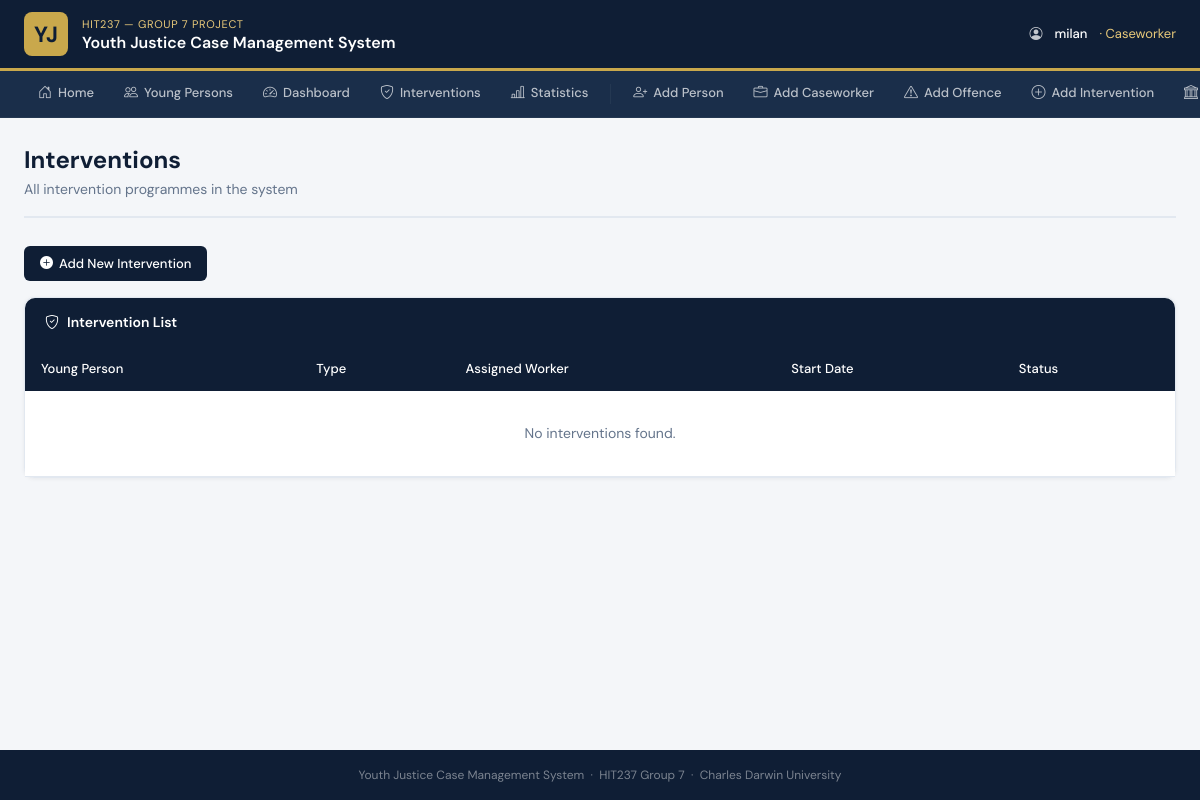
The app's page /intervention/ (signed in), older data.
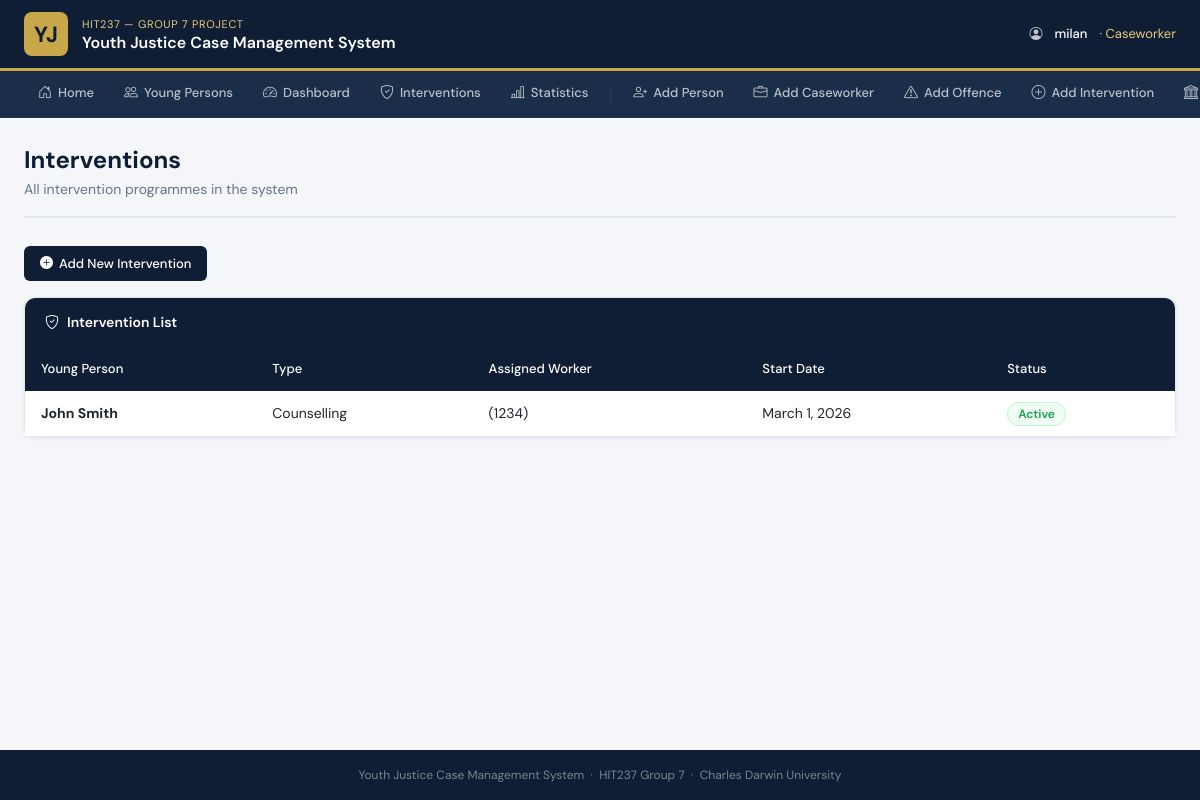
The same page, newer data.
### justice/models.py (models this page shows, shortened)
class Intervention(models.Model):
    STATUS_CHOICES = [
        ('active', 'Active'),
        ('completed', 'Completed'),
        ('discontinued', 'Discontinued'),
    ]
    young_person = models.ForeignKey(
        YoungPerson, on_delete=models.CASCADE, related_name='interventions')
    assigned_worker = models.ForeignKey(
        CaseWorker, on_delete=models.SET_NULL, null=True)
    intervention_type = models.CharField(max_length=100)
    start_date = models.DateField()
    end_date = models.DateField(null=True, blank=True)
    status = models.CharField(max_length=20, choices=STATUS_CHOICES)
    outcome = models.TextField(blank=True)

class YoungPerson(models.Model):
    RISK_CHOICES = [
        ('low', 'Low'),
        ('medium', 'Medium'),
        ('high', 'High'),
    ]
    first_name = models.CharField(max_length=100)
    last_name = models.CharField(max_length=100)
    date_of_birth = models.DateField()
    gender = models.CharField(max_length=20)
    postcode = models.CharField(max_length=10)
    risk_level = models.CharField(max_length=10, choices=RISK_CHOICES)
    objects = models.Manager()
    high_risk = HighRiskManager()
    caseworkers = models.ManyToManyField(CaseWorker, blank=True)
    class Meta:
            ordering = ['last_name', 'first_name']
    def __str__(self):
        return f"{self.first_name} {self.last_name}"

class CaseWorker(models.Model):
    user = models.OneToOneField(settings.AUTH_USER_MODEL, on_delete=models.CASCADE)
    employee_id = models.CharField(max_length=20)
    phone = models.CharField(max_length=15)
    department = models.CharField(max_length=100)
    def __str__(self):
        return f"{self.user.get_full_name()} ({self.employee_id})"

### accounts/models.py (models this page shows, shortened)
class CustomUser(AbstractUser):
    ROLE_CHOICES = [
        ('admin', 'Admin'),
        ('caseworker', 'Caseworker'),
    ]
    role = models.CharField(
        max_length=20,
        choices=ROLE_CHOICES,
        default='caseworker'
    )

### justice/views.py (the view)
# urls.py: path('intervention/', views.InterventionListView.as_view(), name='intervention-list'),
class InterventionListView(LoginRequiredMixin, ListView):
    model = Intervention
    template_name = 'justice/intervention_list.html'
    context_object_name = 'interventions'
    def get_queryset(self):
        return Intervention.objects.select_related(
            'young_person', 'assigned_worker'
        )

### justice/templates/justice/intervention_list.html (shortened to what this page needs)
{% extends 'justice/base.html' %}
{% block content %}
<div class="page-header">
    <h1>Interventions</h1>
    <p>All intervention programmes in the system</p>
</div>
<div class="mb-3">
    <a href="{% url 'justice:intervention-create' %}" class="btn-gov">
        <i class="bi bi-plus-circle-fill"></i> Add New Intervention
    </a>
</div>
<div class="card">
    <div class="card-header-navy">
        <i class="bi bi-shield-check"></i> Intervention List
    </div>
    <div class="table-responsive">
        <table class="table mb-0">
            <thead>
                <tr>
                    <th>Young Person</th>
                    <th>Type</th>
                    <th>Assigned Worker</th>
                    <th>Start Date</th>
                    <th>Status</th>
                </tr>
            </thead>
            <tbody>
                {% for intervention in interventions %}
                <tr>
                    <td><strong>{{ intervention.young_person }}</strong></td>
                    <td>{{ intervention.intervention_type }}</td>
                    <td>{{ intervention.assigned_worker }}</td>
                    <td>{{ intervention.start_date }}</td>
                    <td>
                        {% if intervention.status == 'active' %}
                            <span class="badge-active">Active</span>
                        {% elif intervention.status == 'completed' %}
                            <span style="background:#e0f0ff; color:#004085; border:1px solid #b8daff; border-radius:20px; padding:3px 10px; font-size:12px; font-weight:600;">Completed</span>
                        {% else %}
                            <span class="badge-high-risk">Discontinued</span>
                        {% endif %}
                    </td>
                </tr>
                {% empty %}
                <tr>
                    <td colspan="5" style="text-align:center; color:var(--text-muted); padding:32px">
                        No interventions found.
                    </td>
                </tr>
                {% endfor %}
            </tbody>
        </table>
    </div>
</div>
<br><br><br>
{% endblock %}

Row changes from the older to the newer data that the page shows:
added Intervention: young_person "John Smith", intervention_type "Counselling", assigned_worker "(1234)", start_date "March 1, 2026", status "Active"
Text that changed along with them:
text no longer shown: "No interventions found."
